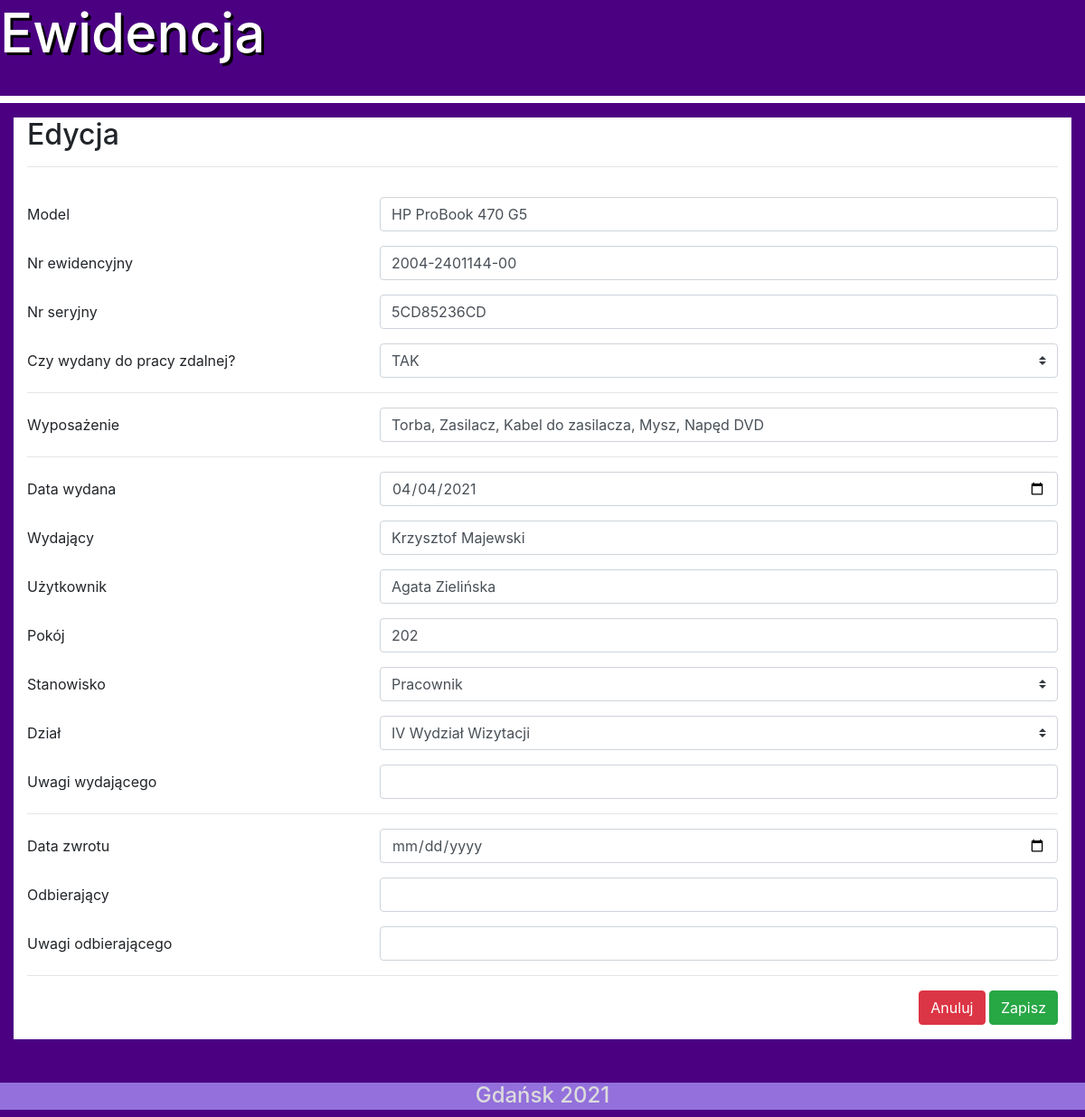
Page /edit/13 on the earlier database version.
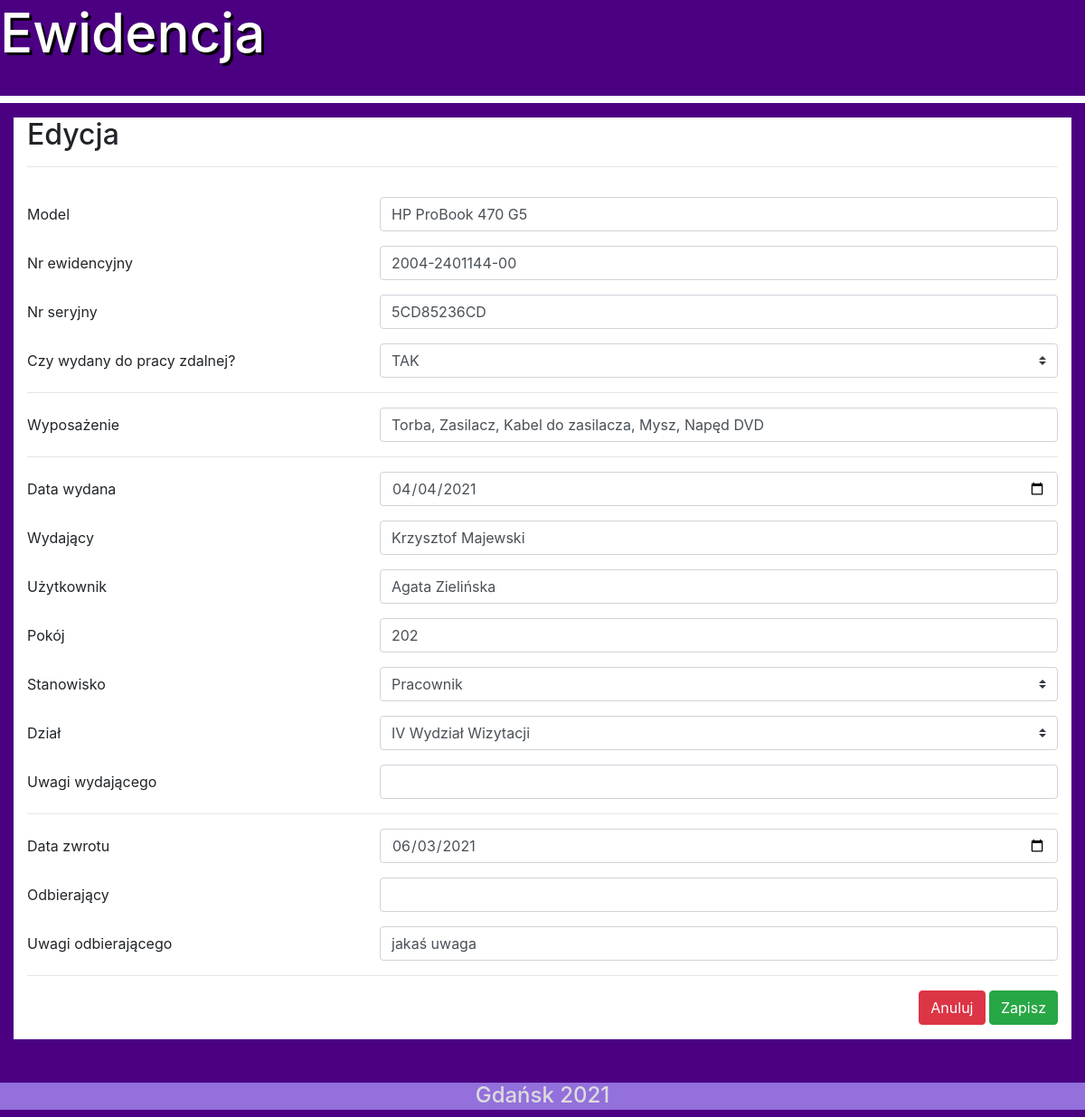
Same page on the later database version.
### tables this page shows
CREATE TABLE "ewidencja" (
	"id"	INTEGER NOT NULL,
	"nazwa"	VARCHAR(150) NOT NULL,
	"nrew"	VARCHAR(15) NOT NULL,
	"nrser"	VARCHAR(30) NOT NULL,
	"zdalna"	VARCHAR(3),
	"kod"	VARCHAR(30),
	"wyposazenie"	VARCHAR(200),
	"d_wydania"	DATETIME NOT NULL,
	"d_zwrotu"	DATETIME,
	"IT_wydal"	VARCHAR(60) NOT NULL,
	"IT_zwrot"	VARCHAR(60),
	"odb"	VARCHAR(60) NOT NULL,
	"Stanowisko"	VARCHAR(100) NOT NULL,
	"dzial"	VARCHAR(100) NOT NULL,
	"pok"	VARCHAR(6) NOT NULL,
	"wyd_uwagi"	VARCHAR(500),
	"zw_uwagi"	VARCHAR(500),
	"czyus"	INTEGER(1) NOT NULL DEFAULT 0,
	PRIMARY KEY("id" AUTOINCREMENT)
);

### app.py (the view)
@app.route('/edit/<id>',methods = ['POST','GET'])
def edit(id):
    if request.method == 'POST':
            f_nazwa = request.form['nazwa']
            f_nrew = request.form['nrew']
            f_nrser = request.form['nrser']
            f_zdalna = request.form['zdalna']
            f_wyposazenie = request.form['wyp']
            f_d_wydania = request.form['d_wydania']
            f_IT_wydal = request.form['IT_wydal']
            f_odb = request.form['odb']
            f_pok = request.form['pok']
            f_stanowisko = request.form['stanowisko']
            f_dzial = request.form['dzial']
            f_w_uwagi = request.form['w_uwagi']
            f_d_zwrotu = request.form['d_zwrotu']
            f_IT_zwrot = request.form['IT_zwrot']
            f_z_uwagi = request.form['z_uwagi']
            db = get_db()
            try:
                sql_command = '''update ewidencja
                                 set nazwa = ?,
                                 nrew = ?,
                                 nrser = ?,
                                 zdalna = ?,
                                 d_wydania = ?,
                                 odb = ?,
                                 pok =?,
                                 Stanowisko = ?,
                                 dzial = ?,
                                 wyd_uwagi = ?,
                                 d_zwrotu = ?,
                                 IT_zwrot = ?,
                                 zw_uwagi = ?,
                                 wyposazenie =?,
                                 IT_wydal = ?


                                 where ewidencja.id=?'''
                e_rec = db.execute(sql_command,(f_nazwa,f_nrew,f_nrser,f_zdalna,f_d_wydania,f_odb,f_pok,f_stanowisko,f_dzial,f_w_uwagi,f_d_zwrotu,f_IT_zwrot,f_z_uwagi,f_wyposazenie,f_IT_wydal,id))
                db.commit()
            except:
                db.close()
            return redirect('/')
    else:
        db = get_db()
        sql_command = 'select * from ewidencja where ewidencja.id=?'
        e_rec = db.execute(sql_command,(id,))
        e_rows = e_rec.fetchone()
        return render_template('edit.html',id=id,e_rows=e_rows)

### app.py (called while the page is built)
def get_db():
    if not hasattr(g, 'sqlite_db'):
        connection = sqlite3.connect('ewidencja.db')
        connection.row_factory = sqlite3.Row
        g.sqlite_db = connection
    return g.sqlite_db

### templates/edit.html (shortened to what the changed rows need)
<!DOCTYPE html>
<html lang="pl">
   <head>
      <link rel="stylesheet" href="https://stackpath.bootstrapcdn.com/bootstrap/4.1.3/css/bootstrap.min.css">
      <link rel="stylesheet" href="https://maxcdn.bootstrapcdn.com/font-awesome/4.7.0/css/font-awesome.min.css">
   </head>
   <body style="background-color: indigo;" class="page-footer-fixed">
      <h1 style="vertical-align: middle; height: 90px; text-shadow: 3px 3px black; font-size:60px; color: white; background-color: indigo;"><a style="text-decoration: none; color: white" href="{{ url_for('index') }}">Ewidencja</a></h1>
      <div class="container-fluid" style="margin-bottom: 3rem;">
         <div>
            <form style="background-color: white;"action="" method="POST"  id="formentry" class="form-horizontal" role="form" data-parsley-validate novalidate>
               <div class="container-fluid">
                  <div class="row">
                     <div class="col-md-12">
                        <div class="row">
                           <div class="col-md-12">
                              <div class="form-group brdbot">
                                 <h2>Edycja</h2>
                              </div>
                           </div>
                        </div>
                     </div>
                  </div>
                  <div class="form-group row">
                     <div class="col-8">
                        <input id="nazwa" name="nazwa" value="{{ e_rows[1] }}" type="text" class="form-control" required="required">
                     </div>
                  </div>
                  <div class="form-group row">
                     <div class="col-8">
                        <input id="nrew" name="nrew" value="{{ e_rows[2] }}" type="text" class="form-control" required="required">
                     </div>
                  </div>
                  <div class="form-group row">
                     <div class="col-8">
                        <input id="nrser" name="nrser" value="{{ e_rows[3] }}" type="text" class="form-control" required="required">
                     </div>
                  </div>
                  <div class="form-group row">
                     <div class="col-8">
                        <select id="zdalna" name="zdalna" required="required" class="custom-select">
                              <option value="TAK" {% if e_rows[4] == "TAK" %} selected {% endif %}>TAK</option>
                        </select>
                     </div>
                  </div>
                  <div class="form-group row">
                     <div class="col-8">
                        <input id="wyp" name="wyp" value="{{ e_rows[6] }}" type="text" class="form-control" required="required">
                     </div>
                  </div>
                  <div class="form-group row">
                     <div class="col-8">
                        <input id="d_wydania" name="d_wydania" value="{{ e_rows[7] }}" type="date" class="form-control" required="required">
                     </div>
                  </div>
                  <div class="form-group row">
                     <div class="col-8">
                        <input id="IT_wydal" name="IT_wydal" value="{{ e_rows[9] }}" type="text" class="form-control" required="required">
                     </div>
                  </div>
                  <div class="form-group row">
                     <div class="col-8">
                        <input id="odb" name="odb" value="{{ e_rows[11] }}" type="text" class="form-control" required="required">
                     </div>
                  </div>
                  <div class="form-group row">
                     <div class="col-8">
                        <input id="pok" name="pok" value="{{ e_rows[14] }}" type="text" class="form-control" required="required">
                     </div>
                  </div>
                  <div class="form-group row">
                     <div class="col-8">
                        <select id="stanowisko" name="stanowisko" required="required" class="custom-select">
                              <option value="Pracownik" {% if e_rows[12] == "Pracownik" %} selected {% endif %}>Pracownik</option>
                        </select>
                     </div>
                  </div>
                  <div class="form-group row">
                     <div class="col-8">
                        <select id="dzial" name="dzial" required="required" class="custom-select">
                           <option value="IV Wydział Wizytacji" {% if e_rows[13] == "IV Wydział Wizytacji" %} selected {% endif %}>IV Wydział Wizytacji</option>
                        </select>
                     </div>
                  </div>
                  <div class="form-group row">
                     <div class="col-8">
                        <input id="w_uwagi" {% if e_rows[15] != None %} value="{{ e_rows[15]}}" {% endif %} name="w_uwagi" type="text" class="form-control">
                     </div>
                  </div>
                  <div class="form-group row">
                     <div class="col-8">
                        <input id="d_zwrotu" {% if e_rows[8] != None %} value="{{ e_rows[8]}}" {% endif %} name="d_zwrotu" type="date" placeholder="YYYY-MM-DD" class="form-control">
                     </div>
                  </div>
                  <div class="form-group row">
                     <div class="col-8">
                        <input id="IT_zwrot" {% if e_rows[10] != None %} value="{{ e_rows[10]}}" {% endif %} name="IT_zwrot" type="text" class="form-control">
                     </div>
                  </div>
                  <div class="form-group row">
                     <div class="col-8">
                        <input id="z_uwagi" {% if e_rows[16] != None %} value="{{ e_rows[16]}}" {% endif %} name="z_uwagi" type="text" class="form-control">
                     </div>
                  </div>
               </div>
         </div>
      </div>
   </body>
</html>

Differences in the rows shown:
changed ewidencja "HP ProBook 470 G5": d_zwrotu (not shown) → "06/03/2021"; z_uwagi (not shown) → "jakaś uwaga"
